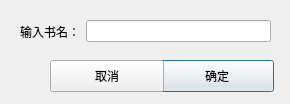
<?xml version="1.0" encoding="UTF-8"?>
<ui version="4.0">
 <class>CreateStoryDialog</class>
 <widget class="QDialog" name="CreateStoryDialog">
  <property name="geometry">
   <rect>
    <x>0</x>
    <y>0</y>
    <width>290</width>
    <height>104</height>
   </rect>
  </property>
  <property name="windowTitle">
   <string>Dialog</string>
  </property>
  <property name="modal">
   <bool>true</bool>
  </property>
  <widget class="QWidget" name="horizontalLayoutWidget">
   <property name="geometry">
    <rect>
     <x>20</x>
     <y>20</y>
     <width>251</width>
     <height>23</height>
    </rect>
   </property>
   <layout class="QHBoxLayout" name="horizontalLayout">
    <item>
     <widget class="QLabel" name="label">
      <property name="text">
       <string>输入书名：</string>
      </property>
     </widget>
    </item>
    <item>
     <widget class="QLineEdit" name="storyName"/>
    </item>
   </layout>
  </widget>
  <widget class="QPushButton" name="okButton">
   <property name="geometry">
    <rect>
     <x>160</x>
     <y>60</y>
     <width>114</width>
     <height>32</height>
    </rect>
   </property>
   <property name="text">
    <string>确定</string>
   </property>
   <property name="default">
    <bool>true</bool>
   </property>
  </widget>
  <widget class="QPushButton" name="cancelButton">
   <property name="geometry">
    <rect>
     <x>50</x>
     <y>60</y>
     <width>114</width>
     <height>32</height>
    </rect>
   </property>
   <property name="text">
    <string>取消</string>
   </property>
  </widget>
 </widget>
 <resources/>
 <connections/>
</ui>
